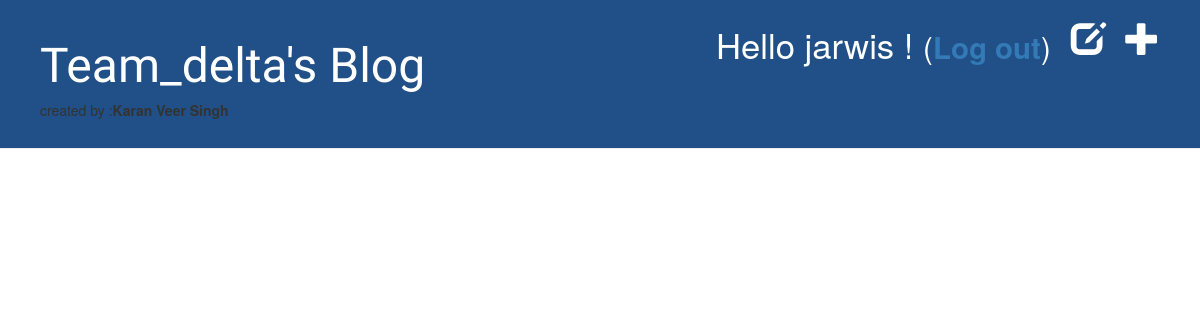
Before: /drafts/ (signed in) with the older database file.
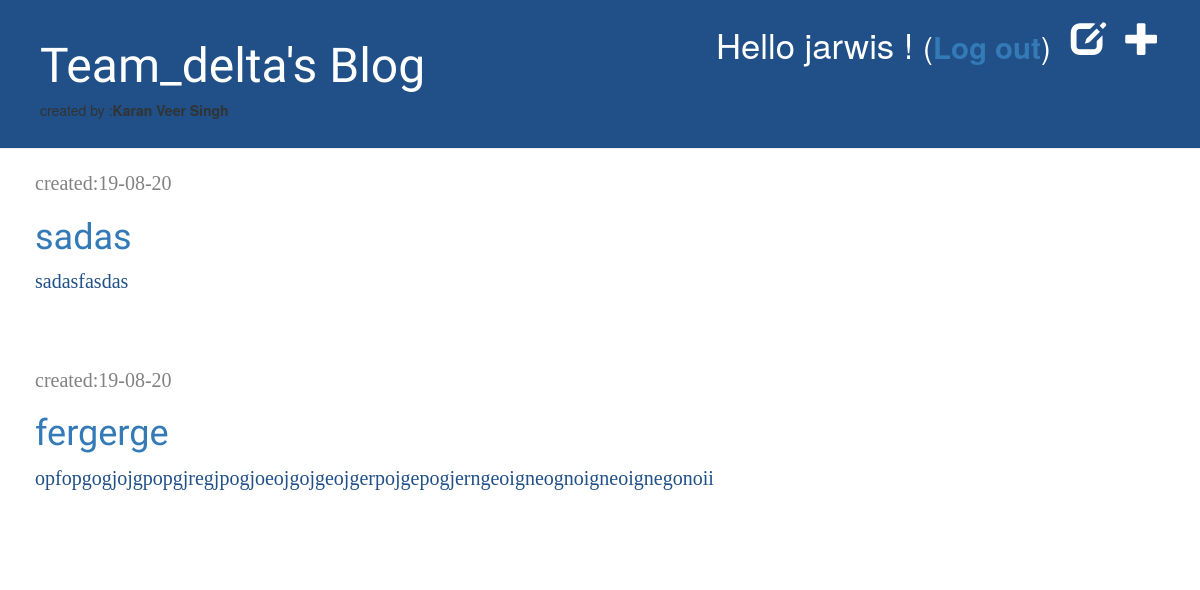
After: the same page with the newer database file.
### blog/models.py (models this page shows, shortened)
class Post(models.Model):
	author = models.ForeignKey(settings.AUTH_USER_MODEL , on_delete = models.CASCADE)
	title = models.CharField(max_length = 200)
	text = models.TextField()
	created_date = models.DateTimeField(default= timezone.now)
	published_date = models.DateTimeField(blank = True , null = True)

### blog/views.py (the view)
# urls.py: path('drafts/', views.post_draft_list, name='post_draft_list'),
@login_required
def post_draft_list(request):
	posts = Post.objects.filter(published_date__isnull=True).order_by('-created_date')
	return render(request, 'blog/post_draft_list.html',{'posts':posts})

### blog/templates/blog/post_draft_list.html
{%  extends 'blog/base.html' %}
{%  block content  %}
	{% for post in posts %}
		<div class ="post" >
			<p class="date">created:{{ post.created_date|date:'d-m-y' }}</p>
			<h1><a href="{% url 'post_detail' pk=post.pk %}">{{ post.title }}</a></h1>
			<p>{{ post.text|truncatechars:200 }}</p>
		</div>
	{% endfor %}
{% endblock %}

### blog/templates/blog/base.html (shortened to what this page needs)
 {% load static %}
<html>
    <head>
        <link rel="stylesheet" href="//maxcdn.bootstrapcdn.com/bootstrap/3.2.0/css/bootstrap.min.css">
        <link rel="stylesheet" href="//maxcdn.bootstrapcdn.com/bootstrap/3.2.0/css/bootstrap-theme.min.css">
        <link rel="stylesheet" href="{% static 'css/blog.css' %}">
    </head>
    <body>
        <div class="page-header">
            {% if user.is_authenticated %}
                <a href="{% url 'post_new' %}" class="top-menu"><span class="glyphicon glyphicon-plus"></span></a>
                <a href="{% url 'post_draft_list' %}" class="top-menu"><span class="glyphicon glyphicon-edit"></span></a>
                <p class="top-menu">Hello {{ user.username }} ! <small>(<a href="{% url 'logout' %}"><b>Log out</b></a>)</small></p>
            {% else %}
                <a href="{% url 'login' %}" class="top-menu"><small>For author only : </small><span class="glyphicon glyphicon-lock"> </span></a>
            {% endif %}
            <h1><a href="/">Team_delta's Blog</a></h1>
            <h5>created by :<b>Karan Veer Singh</b></h5>
        </div>
        <div class="content container">
            <div class="row">
                <div class="col-md-8">
                {% block content %}
                {% endblock %}
                </div>
            </div>
        </div>
    </body>
</html>

Changed rows visible on the page:
added Post: created_date "19-08-20", title "sadas", text "sadasfasdas"
added Post: created_date "19-08-20", title "fergerge", text "opfopgogjojgpopgjregjpogjoeojgojgeojgerpojgepogjerngeoigneognoigneoignegonoii"
